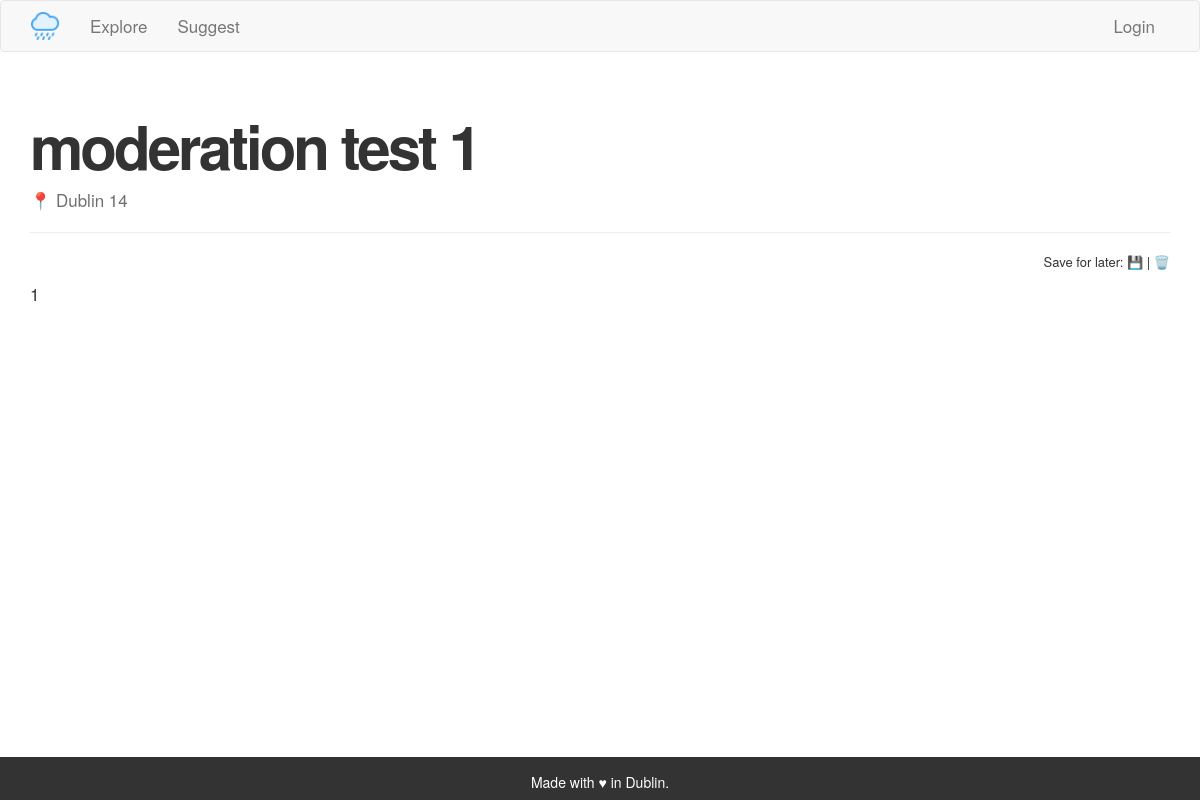
/activity/23, run on the app's committed database.
### app/models.py (models this page shows, shortened)
class Activity(db.Model):
    id = db.Column(db.Integer, primary_key=True)
    title = db.Column(db.String(140))
    body = db.Column(db.String(1400))
    location = db.Column(db.String(140))
    timestamp = db.Column(db.DateTime, index=True, default=datetime.utcnow)
    user_id = db.Column(db.Integer, db.ForeignKey('user.id'))
    moderation = db.Column(db.Integer, default=1)

### app/routes.py (the view)
@app.route('/activity/<activityid>')
def activitypage(activityid):
    activitypage = Activity.query.filter_by(id=activityid).first_or_404()
    activities = Activity.query.filter_by(id=activityid).all()
    return render_template('activity.html', id=activityid,
        activityid = activityid, activitypage=activitypage)

### app/routes.py (called while the page is built)
@app.before_request
def before_request():
    if current_user.is_authenticated:
        current_user.last_seen = datetime.utcnow()
        db.session.commit()

### app/templates/activity.html (shortened to what this page needs)
{% extends "base.html" %}
{% block app_content %}
<div class="activitypage">
    <h1>{{ activitypage.title }}</h1>
    <p class="activitypagelocation">📍 {{ activitypage.location }}</p>
    <hr>
    <p class="saveforlater">Save for later: <a href="{{ url_for('bookmark', activityid=id) }}">💾</a> | <a href="{{ url_for('removebookmark', activityid=id) }}">🗑️</a></p>
    <p class="activitybody">{{ activitypage.body }}</p>
</div>
{% endblock %}

### app/static/custom.css (style rules this page uses)
p { font-size: 17px !important; }
h1 { font-size: 60px; font-weight: 600 !important; letter-spacing: -3px; margin-top: 40px !important; }
.activitybody { white-space: break-spaces; }
.saveforlater { font-size: 13px !important; text-align: right; }
.activitypage { width: 100%; }
.activitypagelocation { color: #707070; margin-right: 20px; margin-top: 10px; text-transform: capitalize; }

### data on the page
Activity: title "moderation test 1", location "Dublin 14", body "1"
